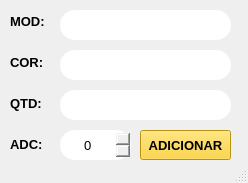
<?xml version="1.0" encoding="UTF-8"?>
<ui version="4.0">
 <class>adc</class>
 <widget class="QMainWindow" name="adc">
  <property name="geometry">
   <rect>
    <x>0</x>
    <y>0</y>
    <width>248</width>
    <height>183</height>
   </rect>
  </property>
  <property name="minimumSize">
   <size>
    <width>248</width>
    <height>183</height>
   </size>
  </property>
  <property name="maximumSize">
   <size>
    <width>248</width>
    <height>183</height>
   </size>
  </property>
  <property name="windowTitle">
   <string>MALOCH</string>
  </property>
  <property name="windowIcon">
   <iconset>
    <normaloff>../SCR/maloch.ico</normaloff>../SCR/maloch.ico</iconset>
  </property>
  <property name="styleSheet">
   <string notr="true"/>
  </property>
  <widget class="QWidget" name="centralwidget">
   <widget class="QSpinBox" name="spinBox">
    <property name="geometry">
     <rect>
      <x>60</x>
      <y>130</y>
      <width>71</width>
      <height>30</height>
     </rect>
    </property>
    <property name="font">
     <font>
      <pointsize>10</pointsize>
     </font>
    </property>
    <property name="layoutDirection">
     <enum>Qt::LeftToRight</enum>
    </property>
    <property name="styleSheet">
     <string notr="true">border-radius: 15px;</string>
    </property>
    <property name="alignment">
     <set>Qt::AlignCenter</set>
    </property>
   </widget>
   <widget class="QPushButton" name="pushButton">
    <property name="geometry">
     <rect>
      <x>140</x>
      <y>130</y>
      <width>91</width>
      <height>30</height>
     </rect>
    </property>
    <property name="font">
     <font>
      <family>Segoe UI Symbol</family>
      <pointsize>10</pointsize>
      <weight>75</weight>
      <bold>true</bold>
     </font>
    </property>
    <property name="cursor">
     <cursorShape>PointingHandCursor</cursorShape>
    </property>
    <property name="styleSheet">
     <string notr="true">background-color: rgb(255, 205, 24);
border-radius: 1em;</string>
    </property>
    <property name="text">
     <string>ADICIONAR</string>
    </property>
   </widget>
   <widget class="QLabel" name="label">
    <property name="geometry">
     <rect>
      <x>60</x>
      <y>10</y>
      <width>171</width>
      <height>30</height>
     </rect>
    </property>
    <property name="font">
     <font>
      <family>Segoe UI Symbol</family>
      <pointsize>10</pointsize>
     </font>
    </property>
    <property name="styleSheet">
     <string notr="true">background-color: rgb(255, 255, 255);
border-radius: 15px;</string>
    </property>
    <property name="text">
     <string/>
    </property>
    <property name="alignment">
     <set>Qt::AlignCenter</set>
    </property>
   </widget>
   <widget class="QLabel" name="label_2">
    <property name="geometry">
     <rect>
      <x>60</x>
      <y>50</y>
      <width>171</width>
      <height>30</height>
     </rect>
    </property>
    <property name="font">
     <font>
      <family>Segoe UI Symbol</family>
      <pointsize>10</pointsize>
     </font>
    </property>
    <property name="styleSheet">
     <string notr="true">background-color: rgb(255, 255, 255);
border-radius: 15px;</string>
    </property>
    <property name="text">
     <string/>
    </property>
    <property name="alignment">
     <set>Qt::AlignCenter</set>
    </property>
   </widget>
   <widget class="QLabel" name="label_3">
    <property name="geometry">
     <rect>
      <x>60</x>
      <y>90</y>
      <width>171</width>
      <height>30</height>
     </rect>
    </property>
    <property name="font">
     <font>
      <family>Segoe UI Symbol</family>
      <pointsize>10</pointsize>
     </font>
    </property>
    <property name="styleSheet">
     <string notr="true">background-color: rgb(255, 255, 255);
border-radius: 15px;</string>
    </property>
    <property name="text">
     <string/>
    </property>
    <property name="alignment">
     <set>Qt::AlignCenter</set>
    </property>
   </widget>
   <widget class="QLabel" name="label_4">
    <property name="geometry">
     <rect>
      <x>10</x>
      <y>3</y>
      <width>40</width>
      <height>36</height>
     </rect>
    </property>
    <property name="font">
     <font>
      <family>Segoe UI Symbol</family>
      <pointsize>10</pointsize>
      <weight>75</weight>
      <bold>true</bold>
     </font>
    </property>
    <property name="text">
     <string>MOD:</string>
    </property>
   </widget>
   <widget class="QLabel" name="label_5">
    <property name="geometry">
     <rect>
      <x>10</x>
      <y>44</y>
      <width>32</width>
      <height>36</height>
     </rect>
    </property>
    <property name="font">
     <font>
      <family>Segoe UI Symbol</family>
      <pointsize>10</pointsize>
      <weight>75</weight>
      <bold>true</bold>
     </font>
    </property>
    <property name="text">
     <string>COR:</string>
    </property>
   </widget>
   <widget class="QLabel" name="label_6">
    <property name="geometry">
     <rect>
      <x>10</x>
      <y>88</y>
      <width>41</width>
      <height>30</height>
     </rect>
    </property>
    <property name="font">
     <font>
      <family>Segoe UI Symbol</family>
      <pointsize>10</pointsize>
      <weight>75</weight>
      <bold>true</bold>
     </font>
    </property>
    <property name="text">
     <string>QTD:</string>
    </property>
   </widget>
   <widget class="QLabel" name="label_7">
    <property name="geometry">
     <rect>
      <x>10</x>
      <y>129</y>
      <width>41</width>
      <height>30</height>
     </rect>
    </property>
    <property name="font">
     <font>
      <family>Segoe UI Symbol</family>
      <pointsize>10</pointsize>
      <weight>75</weight>
      <bold>true</bold>
     </font>
    </property>
    <property name="text">
     <string>ADC:</string>
    </property>
   </widget>
  </widget>
  <widget class="QStatusBar" name="statusbar"/>
 </widget>
 <resources/>
 <connections/>
</ui>
